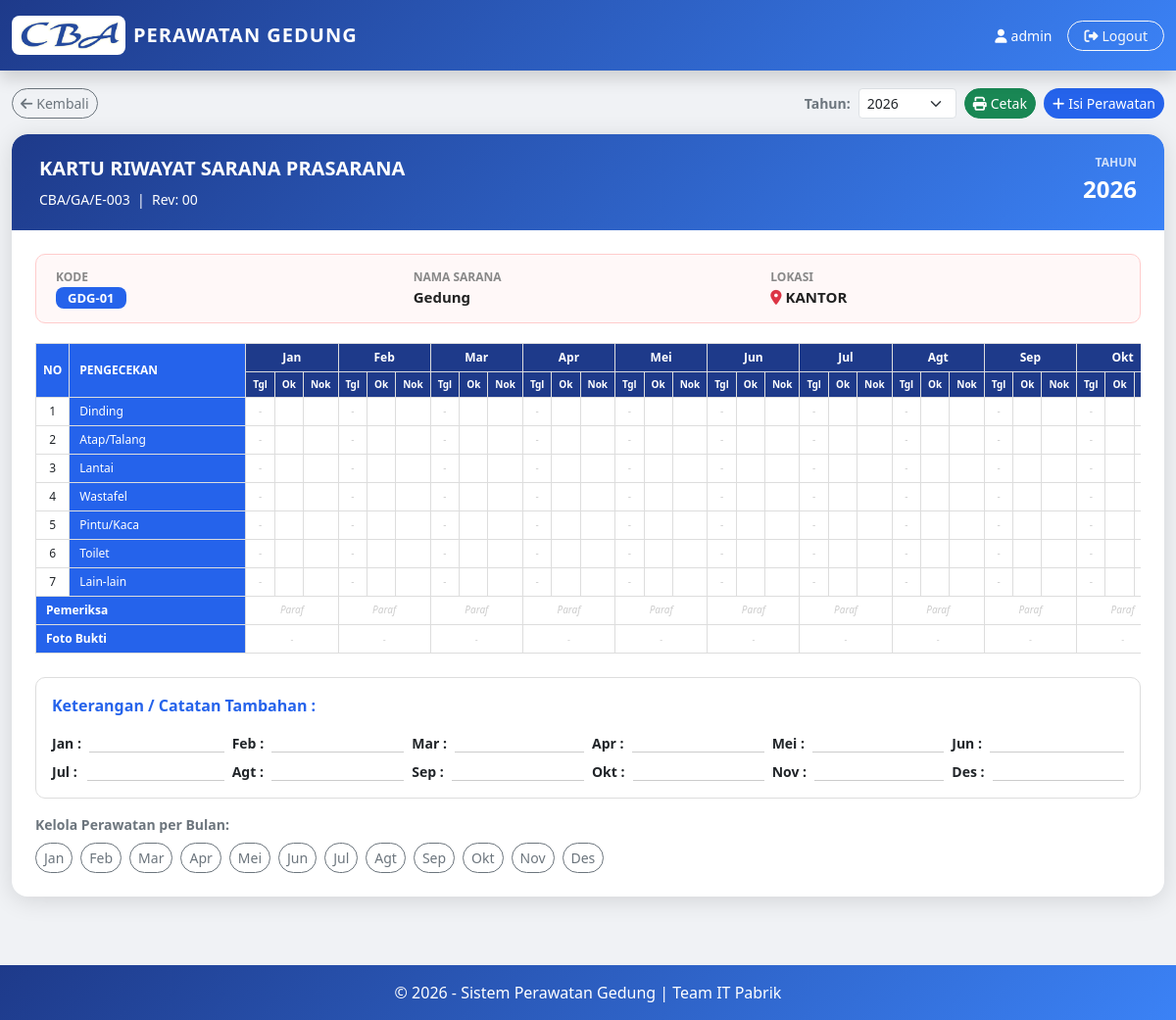
Screenshot of /gedung_kartu.php?gedung_id=1 (signed in) with the database file from the repository.
### tables this page shows
CREATE TABLE `gedung` (
  `id` int(11) NOT NULL,
  `no_kode` varchar(50) NOT NULL,
  `nama_sarana` varchar(100) DEFAULT NULL,
  `lokasi` varchar(200) DEFAULT NULL
);

### gedung_kartu.php (the view, shortened to what this page needs)
<?php
include "config/koneksi.php";
$gedung_id = isset($_GET['gedung_id']) ? (int) $_GET['gedung_id'] : 0;
$tahun = isset($_GET['tahun']) ? (int) $_GET['tahun'] : (int) date('Y');
$gedungRow = mysqli_fetch_assoc(mysqli_query($conn, "SELECT * FROM gedung WHERE id=$gedung_id"));
$items = [];
$fields = [];
$resItems = mysqli_query($conn, "SELECT kolom, label FROM master_item WHERE modul='gedung' AND is_active=1 ORDER BY id ASC");
if(mysqli_num_rows($resItems) == 0) {
    $defaultGedung = ['dinding' => 'Dinding','atap_talang' => 'Atap/Talang','lantai' => 'Lantai','wastafel' => 'Wastafel','pintu_kaca' => 'Pintu/Kaca','toilet' => 'Toilet','lain_lain' => 'Lain-lain'];
    foreach($defaultGedung as $k => $l) {
        mysqli_query($conn, "INSERT IGNORE INTO master_item (modul, kolom, label, is_active) VALUES ('gedung', '$k', '$l', 1)");
        $items[$k] = $l;
        $fields[] = $k;
    }
} else {
    while ($rItem = mysqli_fetch_assoc($resItems)) {
        $items[$rItem['kolom']] = $rItem['label'];
    }
}
$rows = [];
$bulanNama = ['', 'Jan', 'Feb', 'Mar', 'Apr', 'Mei', 'Jun', 'Jul', 'Agt', 'Sep', 'Okt', 'Nov', 'Des'];
?>
<!DOCTYPE html>
<html lang="id">
<head>
  <link href="https://cdn.jsdelivr.net/npm/bootstrap@5.3.2/dist/css/bootstrap.min.css" rel="stylesheet">
</head>
<body>
  <nav class="navbar navbar-gedung fixed-top py-3 shadow no-print">
    <div class="container-fluid d-flex justify-content-between align-items-center">
      <div class="d-flex align-items-center gap-2 text-white" style="cursor:pointer"
        onclick="window.location.href='dashboard.php'">
        <img src="assets/images/cba.png" alt="Logo CBA"
          style="height:40px; background:white; padding:4px; border-radius:8px;">
        <span class="fw-bold fs-5 d-none d-sm-inline" style="letter-spacing:1px">PERAWATAN GEDUNG</span>
      </div>
      <div class="d-flex align-items-center gap-2 gap-md-3">
        <span class="text-white small d-none d-md-inline"><i
            class="fa-solid fa-user me-1"></i><?= $_SESSION['username'] ?></span>
        <a href="logout.php" class="btn btn-sm btn-outline-light rounded-pill px-2 px-md-3" title="Logout">
          <span class="d-none d-sm-inline"><i class="fa-solid fa-right-from-bracket me-1"></i>Logout</span>
        </a>
      </div>
    </div>
  </nav>
  <div class="container-fluid" style="margin-top:90px;padding-bottom:30px;max-width:1400px;flex:1">
    <div class="d-flex flex-wrap gap-2 align-items-center mb-3 no-print">
      <a href="gedung_home.php" class="btn btn-sm btn-outline-secondary rounded-pill">
        <i class="fa-solid fa-arrow-left me-1"></i>Kembali
      </a>
      <form method="GET" class="d-flex align-items-center gap-2 ms-auto">
        <label class="text-secondary fw-semibold small mb-0">Tahun:</label>
        <select name="tahun" class="form-select form-select-sm" style="width:100px" onchange="this.form.submit()">
          <?php for ($y = 2026; $y <= 2030; $y++): ?>
            <option value="<?= $y ?>" <?= $y == $tahun ? 'selected' : '' ?>><?= $y ?></option>
          <?php endfor; ?>
        </select>
      </form>
      <button class="btn btn-sm btn-success rounded-pill no-print" onclick="window.print()">
        <i class="fa-solid fa-print me-1"></i>Cetak
      </button>
      <button class="btn btn-sm rounded-pill no-print" style="background:var(--blue);color:#fff"
        onclick="document.getElementById('modalIsian').classList.add('active');document.getElementById('editBulan').value=''">
        <i class="fa-solid fa-plus me-1"></i>Isi Perawatan
      </button>
    </div>
    <div style="border-radius:16px;overflow:hidden;box-shadow:0 4px 24px rgba(0,0,0,.12)">
      <div class="kartu-header">
        <div class="d-flex justify-content-between align-items-start flex-wrap gap-2">
          <div>
            <div class="fw-bold fs-5 mb-1">KARTU RIWAYAT SARANA PRASARANA</div>
            <small class="opacity-80">CBA/GA/E-003 &nbsp;|&nbsp; Rev: 00</small>
          </div>
          <div class="text-end">
            <div class="info-label text-white opacity-75">Tahun</div>
            <div class="fw-bold fs-4"><?= $tahun ?></div>
          </div>
        </div>
      </div>
      <div class="kartu-body">
        <div class="info-box">
          <div class="row g-2">
            <div class="col-12 col-md-4">
              <div class="info-label">Kode</div>
              <div class="info-val"><span class="badge-kode"><?= htmlspecialchars($gedungRow['no_kode']) ?></span></div>
            </div>
            <div class="col-12 col-md-4">
              <div class="info-label">Nama Sarana</div>
              <div class="info-val"><?= htmlspecialchars($gedungRow['nama_sarana']) ?></div>
            </div>
            <div class="col-12 col-md-4">
              <div class="info-label">Lokasi</div>
              <div class="info-val"><i
                  class="fa-solid fa-location-dot text-danger me-1"></i><?= htmlspecialchars($gedungRow['lokasi']) ?>
              </div>
            </div>
          </div>
        </div>
        <div class="table-responsive">
          <table class="tbl-kartu">
            <thead>
              <tr>
                <th rowspan="2" style="width:30px">NO</th>
                <th rowspan="2" class="th-item" style="min-width:180px">PENGECEKAN</th>
                <?php for ($b = 1; $b <= 12; $b++): ?>
                  <th colspan="3" class="th-bulan"><?= $bulanNama[$b] ?></th>
                <?php endfor; ?>
              </tr>
              <tr>
                <?php for ($b = 1; $b <= 12; $b++): ?>
                  <th style="background:var(--blue-dark);color:#fff;font-size:10px">Tgl</th>
                  <th style="background:var(--blue-dark);color:#fff;font-size:10px">Ok</th>
                  <th style="background:var(--blue-dark);color:#fff;font-size:10px">Nok</th>
                <?php endfor; ?>
              </tr>
            </thead>
            <tbody>
              <?php $no = 1;
              foreach ($items as $key => $label): ?>
                <tr>
                  <td><?= $no++ ?></td>
                  <td class="th-item"><?= $label ?></td>
                  <?php for ($b = 1; $b <= 12; $b++):
                    $r = $rows[$b] ?? null;
                    $val = $r ? $r[$key] : null;
                    $tgl = $r ? date('d', strtotime($r['tanggal_cek'])) : '';
                    ?>
                    <td style="font-size:10px"><?= $tgl ?: '<span class="empty-cell">-</span>' ?></td>
                    <td class="<?= $val == 'Ok' ? 'ok-cell' : '' ?>"><?= $val == 'Ok' ? '✓' : '' ?></td>
                    <td class="<?= $val == 'Nok' ? 'nok-cell' : '' ?>"><?= $val == 'Nok' ? '✗' : '' ?></td>
                  <?php endfor; ?>
                </tr>
              <?php endforeach; ?>
              <tr>
                <td colspan="2" class="th-item fw-bold">Pemeriksa</td>
                <?php for ($b = 1; $b <= 12; $b++):
                  $r = $rows[$b] ?? null;
                  $paraf = $r ? htmlspecialchars($r['paraf']) : '';
                  ?>
                  <td colspan="3" style="font-size:10px;font-style:italic">
                    <?= $paraf ?: '<span class="empty-cell">Paraf</span>' ?>
                  </td>
                <?php endfor; ?>
              </tr>
              <tr class="no-print">
                <td colspan="2" class="th-item fw-bold">Foto Bukti</td>
                <?php for ($b = 1; $b <= 12; $b++):
                  $r = $rows[$b] ?? null;
                  $foto = $r ? $r['foto'] : '';
                  ?>
                  <td colspan="3" class="text-center">
                    <?php if ($foto): ?>
                      <img src="uploads/<?= $foto ?>"
                        style="width:45px; height:30px; object-fit:cover; border-radius:4px; cursor:pointer; border:1px solid #ddd;"
                        title="Lihat Foto" onclick="previewFoto('uploads/<?= $foto ?>')">
                    <?php else: ?>
                      <span class="empty-cell" style="font-size:9px">-</span>
                    <?php endif; ?>
                  </td>
                <?php endfor; ?>
              </tr>
            </tbody>
          </table>
        </div>
        <div class="mt-4" style="border:1px solid #ddd;border-radius:10px;padding:16px;">
          <div class="fw-bold mb-3" style="color:var(--blue)">Keterangan / Catatan Tambahan :</div>
          <div class="row g-2">
            <?php foreach ($bulanNama as $b => $nm):
              if ($b == 0)
                continue;
              ?>
              <div class="col-6 col-md-3 col-lg-2">
                <div class="d-flex gap-2 align-items-start">
                  <span class="fw-semibold small" style="min-width:28px"><?= $nm ?> :</span>
                  <span class="small text-secondary" style="border-bottom:1px solid #ccc;flex:1;min-height:20px">
                  </span>
                </div>
              </div>
            <?php endforeach; ?>
          </div>
        </div>
        <div class="mt-3 no-print">
          <div class="fw-semibold mb-2 text-secondary small">Kelola Perawatan per Bulan:</div>
          <div class="d-flex flex-wrap gap-2">
            <?php for ($b = 1; $b <= 12; $b++): ?>
              <button class="btn btn-sm <?= isset($rows[$b]) ? 'btn-success' : 'btn-outline-secondary' ?> rounded-pill"
                onclick="bukaEdit(<?= $b ?>)"
                title="<?= isset($rows[$b]) ? 'Edit' : 'Isi' ?> Bulan <?= $bulanNama[$b] ?>">
                <?= $bulanNama[$b] ?>   <?= isset($rows[$b]) ? '<i class=\'fa-solid fa-check\'></i>' : '' ?>
              </button>
            <?php endfor; ?>
          </div>
        </div>
      </div>
    </div>
  </div>
  <footer class="py-3 text-center no-print">
    &copy; <?= date('Y') ?> - Sistem Perawatan Gedung | Team IT Pabrik
  </footer>
</body>
</html>

### gedung_kartu.php (style rules this page uses)
:root { --blue: #2563eb; --blue-dark: #1e3a8a; --blue-light: #3b82f6; }
body { background: #f0f2f5; font-family: 'Segoe UI', sans-serif; min-height: 100vh; display: flex; flex-direction: column; }
.navbar-gedung { background: linear-gradient(135deg, var(--blue-dark), var(--blue-light)); }
.kartu-header { background: linear-gradient(135deg, var(--blue-dark), var(--blue-light)); color: #fff; border-radius: 16px 16px 0 0; padding: 20px 28px; }
.kartu-body { background: #fff; border-radius: 0 0 16px 16px; padding: 24px; }
.info-box { background: #fff8f8; border: 1px solid #fcc; border-radius: 10px; padding: 14px 20px; margin-bottom: 20px; }
.info-label { font-size: 12px; color: #888; font-weight: 600; text-transform: uppercase; }
.info-val { font-size: 15px; font-weight: 700; color: #222; }
.tbl-kartu { font-size: 12px; border-collapse: collapse; width: 100%; }
.tbl-kartu th, .tbl-kartu td { border: 1px solid #ddd; padding: 5px 7px; text-align: center; vertical-align: middle; }
.tbl-kartu thead th { background: var(--blue); color: #fff; }
.tbl-kartu .th-item { background: var(--blue); color: #fff; text-align: left; padding-left: 10px; white-space: nowrap; }
.tbl-kartu .th-bulan { background: var(--blue-dark); color: #fff; }
.empty-cell { color: #ccc; }
.badge-kode { background: var(--blue); color: #fff; border-radius: 8px; padding: 2px 12px; font-size: 13px; }
footer { background: linear-gradient(135deg, var(--blue-dark), var(--blue-light)); color: #fff; margin-top: 40px; }

### rows the page displays
gedung: no_kode "GDG-01", nama_sarana "Gedung", lokasi "KANTOR"

### other values shown
$_SESSION['username'] "admin"
$tahun "2026"
$bulanNama[$b] "Jan"
$bulanNama[$b] "Feb"
$bulanNama[$b] "Mar"
$bulanNama[$b] "Apr"
$bulanNama[$b] "Mei"
$bulanNama[$b] "Jun"
$bulanNama[$b] "Jul"
$bulanNama[$b] "Agt"
$bulanNama[$b] "Sep"
$bulanNama[$b] "Okt"
$label "Dinding"
$tgl ?: '<span class="empty-cell">-</span>' "-"
$label "Atap/Talang"
